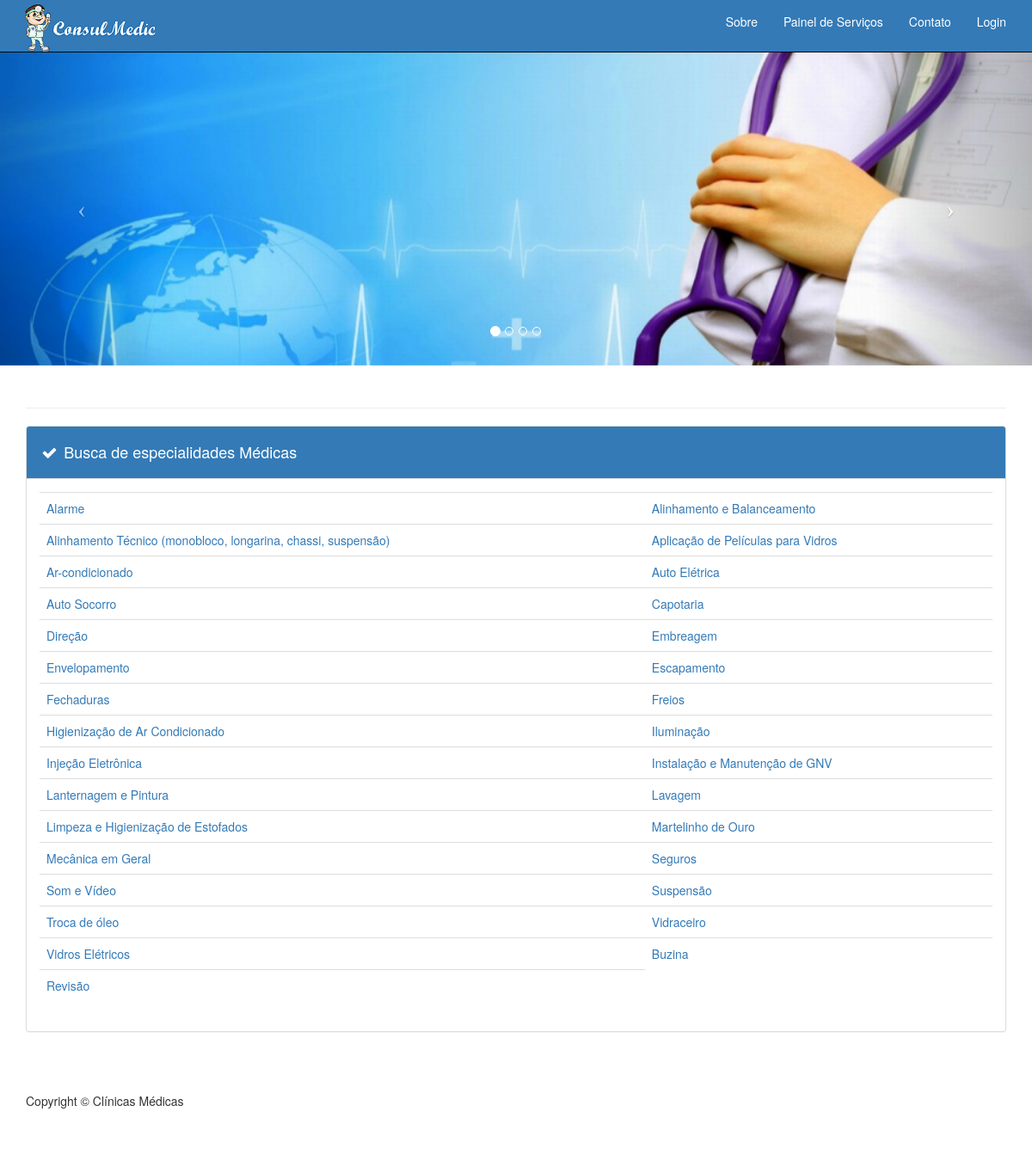
The page / on the database its author committed.
### tables this page shows
CREATE TABLE `servicos` (
  `idServico` int(11) NOT NULL,
  `nomeServico` varchar(155) NOT NULL,
  `estatus` varchar(1) NOT NULL
);

### class/classClinicaMedica.php (called while the page is built, shortened)
<?php
class classClinicaMedica{
    private $host = "localhost";
    private $dbname = "carrolista";
    private $user = "root";
    private $senha = "";
    function conecta(){
        $this->pdo = new PDO("mysql:host=$this->host;dbname=$this->dbname", "$this->user", "$this->senha");
    }
}
?>

### class/classUsuario.php (the view, shortened to what this page needs)
<?php
require 'classClinicaMedica.php';
class classUsuario extends classClinicaMedica{
                  ?>
                <?php
    function listaServico(){
        try{
            $listaServ = $this->pdo->prepare("SELECT * FROM servicos WHERE estatus = :estatus");
            $listaServ->execute(array(
                ':estatus' => 'A'
            ));
            $i=1;
            while ($lista = $listaServ->fetch(PDO::FETCH_ASSOC)){
                if($i % 2 != 0){
                    echo "<tr>"
                            ."<td>"
                                ."<a href=buscaServ2.php?serv=".$lista['idServico'].">"
                                    .$lista['nomeServico']
                                ."</a>"
                            . "<td>";
                }else{
                    echo "<td>"
                            ."<a href=buscaServ2.php?serv=".$lista['idServico'].">"
                                .$lista['nomeServico']
                            ."</a>"
                        ."<td>"
                        ."</tr>";
                }
                $i++;
            }
        } catch (Exception $ex) {
            echo 'Erro: '. $ex->getMessage();
        }
    }
}

### header.php (shortened to what this page needs)
<?php
include "./class/classUsuario.php";
$usuario = new classUsuario();
?>
<!DOCTYPE html>
<html lang="PT-BR">
<head>
    <link href="css/bootstrap.min.css" rel="stylesheet">
    <link href="css/modern-business.css" rel="stylesheet">
    <link href="font-awesome/css/font-awesome.min.css" rel="stylesheet" type="text/css">
</head>
<body>
    <nav class="navbar navbar-inverse navbar-fixed-top" role="navigation">
        <div class="container">
            <div class="navbar-header">
                <a class="navbar-brand" href="index.php" style="background-image:url('img/index/logoprincipal.png');">  </a>
            </div>
            <div class="collapse navbar-collapse" id="bs-example-navbar-collapse-1" style="text-align: center">
                <ul class="nav navbar-nav navbar-right">
                    <li>
                        <a href="about.php">Sobre</a>
                    </li>
                    <li>
                        <a href="services.php">Painel de Serviços</a>
                    </li>
                    <li>
                        <a href="contato.php">Contato</a>
                    </li>
                    <?php if(!$usuario->verificaLogin()){ ?>
                        <li>
                            <a href="login.php">Login</a>
                        </li>
                           <?php
                       }
                    ?>
                </ul>
            </div>
        </div>
    </nav>

### index.php (shortened to what this page needs)
 <?php include "./header.php"; ?>
<header id="myCarousel" class="carousel slide">
    <ol class="carousel-indicators">
        <li data-target="#myCarousel" data-slide-to="0" class="active"></li>
        <li data-target="#myCarousel" data-slide-to="1"></li>
        <li data-target="#myCarousel" data-slide-to="2"></li>
        <li data-target="#myCarousel" data-slide-to="3"></li>
    </ol>
    <div class="carousel-inner">
        <div class="item active">
            <div class="fill" style="background-image:url('img/index/foto4.jpg');"></div>
            <div class="carousel-caption">
            </div>
        </div>
    </div>
    <a class="left carousel-control" href="#myCarousel" data-slide="prev">
        <span class="icon-prev"></span>
    </a>
    <a class="right carousel-control" href="#myCarousel" data-slide="next">
        <span class="icon-next"></span>
    </a>
</header>
<div class="container">
    <div class="row">
        <div class="col-lg-12">
            <h1 class="page-header">
            </h1>
        </div>
        <div class="col-md-12">
            <div class="panel panel-default">
                <div class="panel-heading">
                    <h4><i class="fa fa-fw fa-check"></i> Busca de especialidades Médicas</h4>
                </div>
                <div class="panel-body">
                    <table class="table table-responsive">
                        <?php $usuario->listaServico(); ?>
                    </table>
                </div>
            </div>
        </div>
    </div>
     <?php include "./footer.php"; ?>
    </div>
</body>
</html>

### footer.php
<footer>
         <div class="row">
             <div class="col-lg-12">
                 <p>Copyright &copy; Clínicas Médicas</p>
             </div>
         </div>
     </footer>

### css/modern-business.css (style rules this page uses)
html, body { height: 100%; }
body { padding-top: 50px; }
header.carousel { height: 50%; }
header.carousel .item, header.carousel .item.active, header.carousel .carousel-inner { height: 100%; }
header.carousel .fill { width: 100%; height: 100%; background-position: center; background-size: cover; }
footer { margin: 50px 0; }

### rows shown on the page
servicos: nomeServico "Alarme"
servicos: nomeServico "Alinhamento e Balanceamento"
servicos: nomeServico "Alinhamento Técnico (monobloco, longarina, chassi, suspensão)"
servicos: nomeServico "Aplicação de Películas para Vidros"
servicos: nomeServico "Ar-condicionado"
servicos: nomeServico "Auto Elétrica"
servicos: nomeServico "Auto Socorro"
servicos: nomeServico "Capotaria"
servicos: nomeServico "Direção"
servicos: nomeServico "Embreagem"
servicos: nomeServico "Envelopamento"
servicos: nomeServico "Escapamento"
servicos: nomeServico "Fechaduras"
servicos: nomeServico "Freios"
servicos: nomeServico "Higienização de Ar Condicionado"
servicos: nomeServico "Iluminação"
servicos: nomeServico "Injeção Eletrônica"
servicos: nomeServico "Instalação e Manutenção de GNV"
servicos: nomeServico "Lanternagem e Pintura"
servicos: nomeServico "Lavagem"
servicos: nomeServico "Limpeza e Higienização de Estofados"
servicos: nomeServico "Martelinho de Ouro"
servicos: nomeServico "Mecânica em Geral"
servicos: nomeServico "Seguros"
servicos: nomeServico "Som e Vídeo"
servicos: nomeServico "Suspensão"
servicos: nomeServico "Troca de óleo"
servicos: nomeServico "Vidraceiro"
servicos: nomeServico "Vidros Elétricos"
servicos: nomeServico "Buzina"
servicos: nomeServico "Revisão"
